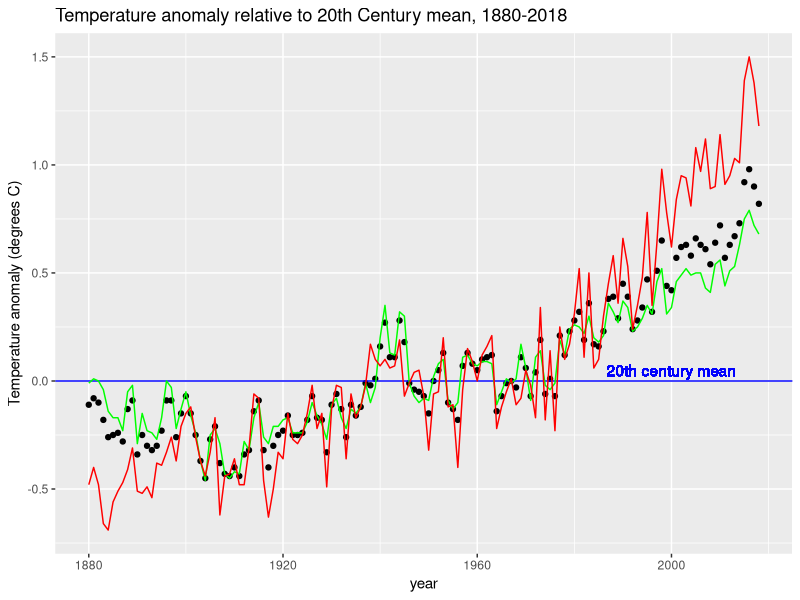
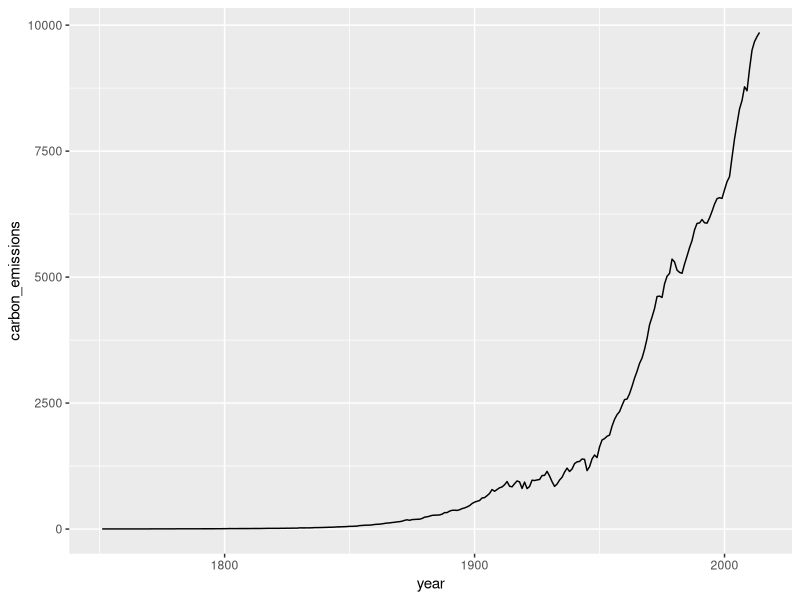
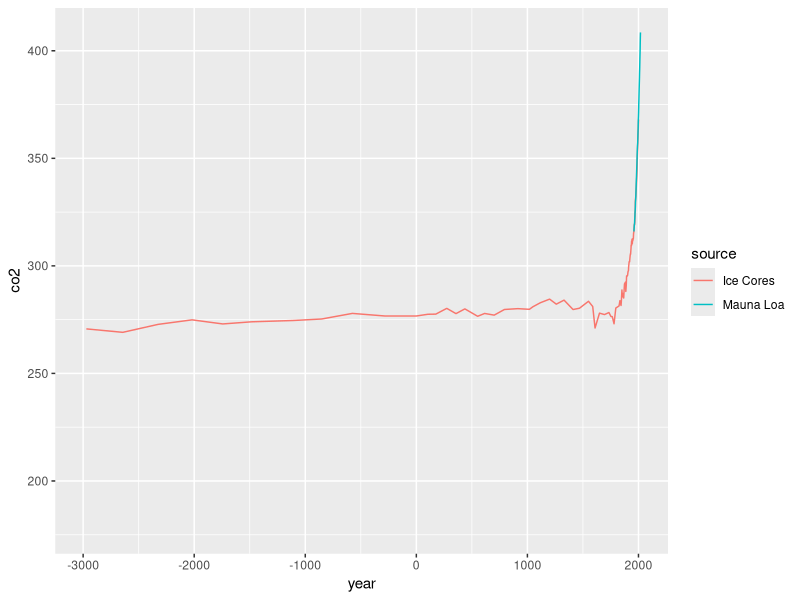

Here is the R script that generated these plots, in order:
library(tidyverse)
library(dslabs)
data(temp_carbon)
data(greenhouse_gases)
data(historic_co2)

temp_carbon %>% filter(!is.na(carbon_emissions)) %>% .$year %>% max()

temp_carbon %>% filter(!is.na(carbon_emissions)) %>% select(year) %>% max()

temp_carbon %>% .$year %>% max()

temp_carbon %>% filter(!is.na(carbon_emissions)) %>% pull(year) %>% max()

temp_carbon %>% filter(!is.na(carbon_emissions)) %>% max(.$year)

temp_carbon %>% filter(!is.na(carbon_emissions)) %>% pull(year) %>% min()

temp_carbon %>% filter(year == 2018, !is.na(temp_anomaly)) %>%  pull(temp_anomaly) %>% min()

temp_carbon %>% filter(year == 1880, !is.na(temp_anomaly)) %>%  pull(temp_anomaly) %>% min()

p <- temp_carbon %>% filter(!is.na(temp_anomaly)) %>% ggplot(aes(x = year, y= temp_anomaly))

p + geom_point() + geom_hline(aes(yintercept=0), col="blue") +
  ylab("Temperature anomaly (degrees C)") +
  ggtitle("Temperature anomaly relative to 20th Century mean, 1880-2018") +
  geom_text(aes(x = 2000, y = 0.05, label = "20th century mean"), col ="blue") +
  geom_line(aes(x = year, y= ocean_anomaly), col ="green") +
  geom_line(aes(x=year, y=land_anomaly),col = "red")
  
p <- greenhouse_gases %>% ggplot(aes(x=year, y=concentration)) +
  geom_line() +
  facet_grid(gas ~., scales = "free")+
  geom_vline(xintercept = 1850) +
  ylab("Concentration (ch4/n2o ppb, co2 ppm)") +
  ggtitle("Atmospheric greenhouse gas concentration by year, 0 - 2000")

p<- temp_carbon %>% filter(!is.na(carbon_emissions)) %>% ggplot(aes(x = year, y= carbon_emissions))

p + geom_line()

names(historic_co2)

co2_time <- historic_co2 %>% ggplot(aes(x=year, y=co2, col=source)) + geom_line()

co2_time + xlim(min=-3000, max=2018)
